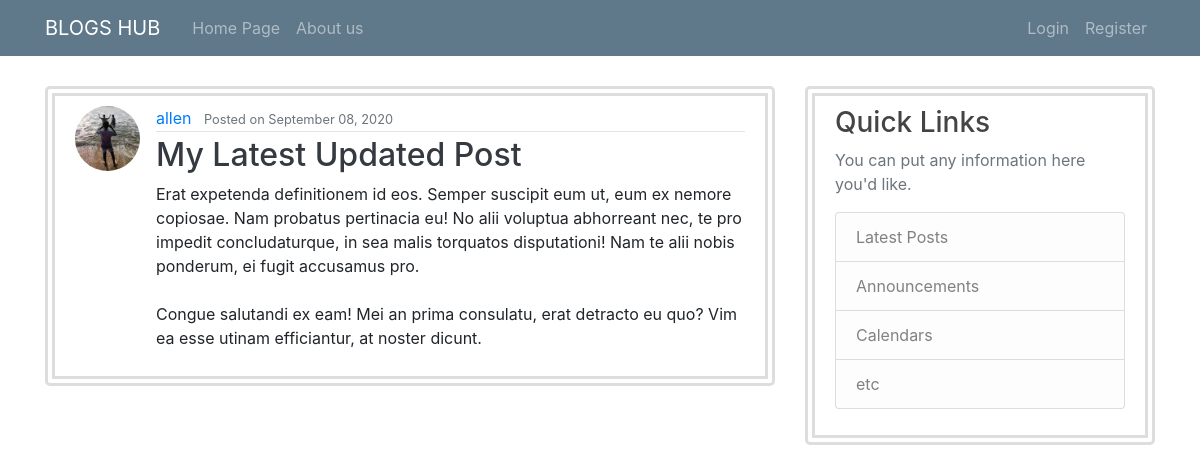
The page /post/35 on the database its author committed.
### blog/models.py (models this page shows, shortened)
class Post (models.Model):
    title = models.CharField(max_length=100)
    content = models.TextField()
    date_posted = models.DateTimeField(default=timezone.now)
    author = models.ForeignKey(User, on_delete = models.CASCADE)

### users/models.py (models this page shows, shortened)
class Profile(models.Model):
    user = models.OneToOneField(User, on_delete = models.CASCADE)
    image = models.ImageField(default = 'default.jpeg',upload_to = 'profile_pics')

### blog/views.py (the view)
# urls.py: path('post/<int:pk>', PostDetailView.as_view(), name='post-detail'),
class PostDetailView(DetailView):
    model = Post

### blog/templates/blog/post_detail.html (shortened to what this page needs)
{% extends 'blog/base.html' %}
{% block content %}
<article class="media content-section">
    <img class="rounded-circle article-img" src="{{object.author.profile.image.url}}" alt="">
    <div class="media-body">
        <div class="article-metadata">
            <a class="mr-2 " href="{% url 'user-posts' object.author.username %}">{{ object.author }}</a>
            <small class="text-muted">Posted on {{ object.date_posted|date:'F d, Y' }}</small>
        </div>
        <h2><a class="article-title text-dark" href="#">{{ object.title }}</a></h2>
        <p class="article-content">{{ object.content }}</p>
    </div>
</article>
{% endblock content %}

### blog/static/blog/main.css (style rules this page uses)
body { background: #fafafa; color: #333333; margin-top: 5rem; }
h1, h2, h3, h4, h5, h6 { color: #444444; }
.content-section { background: #ffffff; padding: 10px 20px; border: 10px double #dddddd; border-radius: 5px; margin-bottom: 20px; margin-top: 30px; }
.article-title { color: #444444; }
.article-content { white-space: pre-line; }
.article-img { height: 65px; width: 65px; margin-right: 16px; }
.article-metadata { padding-bottom: 1px; margin-bottom: 4px; border-bottom: 1px solid #e3e3e3 }

### rows shown on the page
Post: author.profile.image (picture), author "allen", date_posted "September 08, 2020", title "My Latest Updated Post", content "Erat expetenda definitionem id eos. Semper suscipit eum ut, eum ex nemore copiosae. Nam probatus pertinacia eu! No alii voluptua abhorreant nec, te pro impedit concludaturque, in sea malis torquatos disputationi! Nam te alii nobis ponderum, ei fugit accusamus pro. Congue salutandi ex eam! Mei an prima consulatu, erat detracto eu quo? Vim ea esse utinam efficiantur, at noster dicunt."
